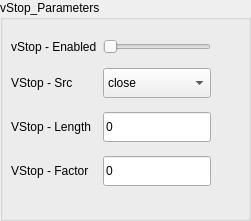
            <widget class="QGroupBox" name="grpBox_vStop_parameters">
             <property name="geometry">
              <rect>
               <x>280</x>
               <y>280</y>
               <width>251</width>
               <height>221</height>
              </rect>
             </property>
             <property name="styleSheet">
              <string notr="true"/>
             </property>
             <property name="title">
              <string>vStop_Parameters</string>
             </property>
             <widget class="QWidget" name="layoutWidget_25">
              <property name="geometry">
               <rect>
                <x>11</x>
                <y>31</y>
                <width>298</width>
                <height>164</height>
               </rect>
              </property>
              <layout class="QGridLayout" name="gridLayout_54">
               <item row="0" column="0">
                <widget class="QLabel" name="lblMptEnabled_22">
                 <property name="styleSheet">
                  <string notr="true"/>
                 </property>
                 <property name="text">
                  <string>vStop - Enabled</string>
                 </property>
                </widget>
               </item>
               <item row="1" column="0">
                <widget class="QLabel" name="lblVstopAppliedPrice_5">
                 <property name="styleSheet">
                  <string notr="true"/>
                 </property>
                 <property name="text">
                  <string>VStop - Src</string>
                 </property>
                </widget>
               </item>
               <item row="1" column="1">
                <widget class="QComboBox" name="drpVstopAppliedPrice_5">
                 <property name="minimumSize">
                  <size>
                   <width>0</width>
                   <height>30</height>
                  </size>
                 </property>
                 <property name="styleSheet">
                  <string notr="true"/>
                 </property>
                 <item>
                  <property name="text">
                   <string>close</string>
                  </property>
                 </item>
                 <item>
                  <property name="text">
                   <string>open</string>
                  </property>
                 </item>
                 <item>
                  <property name="text">
                   <string>high</string>
                  </property>
                 </item>
                 <item>
                  <property name="text">
                   <string>low</string>
                  </property>
                 </item>
                 <item>
                  <property name="text">
                   <string>HL2</string>
                  </property>
                 </item>
                 <item>
                  <property name="text">
                   <string>HLC3</string>
                  </property>
                 </item>
                 <item>
                  <property name="text">
                   <string>OHLC</string>
                  </property>
                 </item>
                </widget>
               </item>
               <item row="2" column="0">
                <widget class="QLabel" name="lblVstopPeriod_5">
                 <property name="styleSheet">
                  <string notr="true"/>
                 </property>
                 <property name="text">
                  <string>VStop - Length</string>
                 </property>
                </widget>
               </item>
               <item row="2" column="1">
                <widget class="QLineEdit" name="txtVstopPeriod_5">
                 <property name="minimumSize">
                  <size>
                   <width>0</width>
                   <height>30</height>
                  </size>
                 </property>
                 <property name="styleSheet">
                  <string notr="true"/>
                 </property>
                 <property name="text">
                  <string>0</string>
                 </property>
                </widget>
               </item>
               <item row="3" column="0">
                <widget class="QLabel" name="lblVstopFactor_5">
                 <property name="styleSheet">
                  <string notr="true"/>
                 </property>
                 <property name="text">
                  <string>VStop - Factor</string>
                 </property>
                </widget>
               </item>
               <item row="3" column="1">
                <widget class="QLineEdit" name="txtVstopFactor_5">
                 <property name="minimumSize">
                  <size>
                   <width>0</width>
                   <height>30</height>
                  </size>
                 </property>
                 <property name="styleSheet">
                  <string notr="true"/>
                 </property>
                 <property name="text">
                  <string>0</string>
                 </property>
                </widget>
               </item>
               <item row="1" column="2">
                <spacer name="horizontalSpacer_34">
                 <property name="orientation">
                  <enum>Qt::Horizontal</enum>
                 </property>
                 <property name="sizeHint" stdset="0">
                  <size>
                   <width>40</width>
                   <height>20</height>
                  </size>
                 </property>
                </spacer>
               </item>
               <item row="0" column="1">
                <widget class="QSlider" name="hSlider_SELL_IndicatorEnabled_29">
                 <property name="styleSheet">
                  <string notr="true"/>
                 </property>
                 <property name="maximum">
                  <number>5</number>
                 </property>
                 <property name="orientation">
                  <enum>Qt::Horizontal</enum>
                 </property>
                </widget>
               </item>
              </layout>
             </widget>
            </widget>
